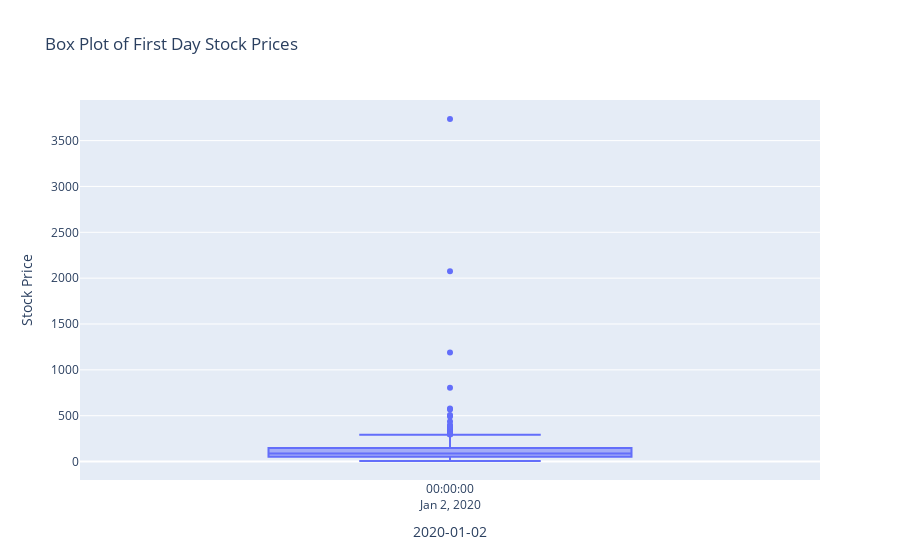

Notebook code for this chart:
### Code cell
import plotly.express as px

fig = px.box(data_sp500_companies.loc['2020-01-02'].dropna(), title='Box Plot of First Day Stock Prices')
fig.update_layout(yaxis_title='Stock Price', xaxis_title='2020-01-02')
fig.show()

### Figure 1 — Plotly figure (JSON) as saved in the notebook; plotly's stock layout.template omitted (floating-point values rounded to 4 significant figures; data arrays with more than 128 entries replaced by an {"elided": "..."} marker saying what was removed)
{"data": [{"alignmentgroup": "True", "hovertemplate": "variable=%{x}<br>value=%{y}<extra></extra>", "legendgroup": "", "marker": {"color": "#636efa"}, "name": "", "notched": false, "offsetgroup": "", "orientation": "v", "showlegend": false, "type": "box", "x": {"elided": "490 str values"}, "x0": " ", "xaxis": "x", "y": {"elided": "490 float values"}, "y0": " ", "yaxis": "y"}], "layout": {"boxmode": "group", "legend": {"tracegroupgap": 0}, "title": {"text": "Box Plot of First Day Stock Prices"}, "xaxis": {"anchor": "y", "domain": [0, 1], "title": {"text": "2020-01-02"}}, "yaxis": {"anchor": "x", "domain": [0, 1], "title": {"text": "Stock Price"}}}}
